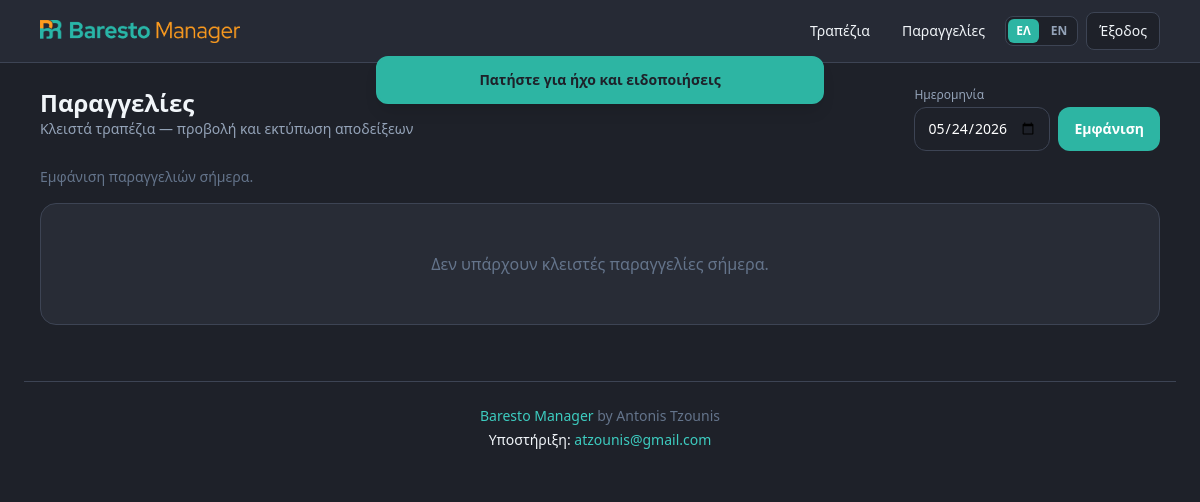
Before: /orders/ (signed in) with the older database file.
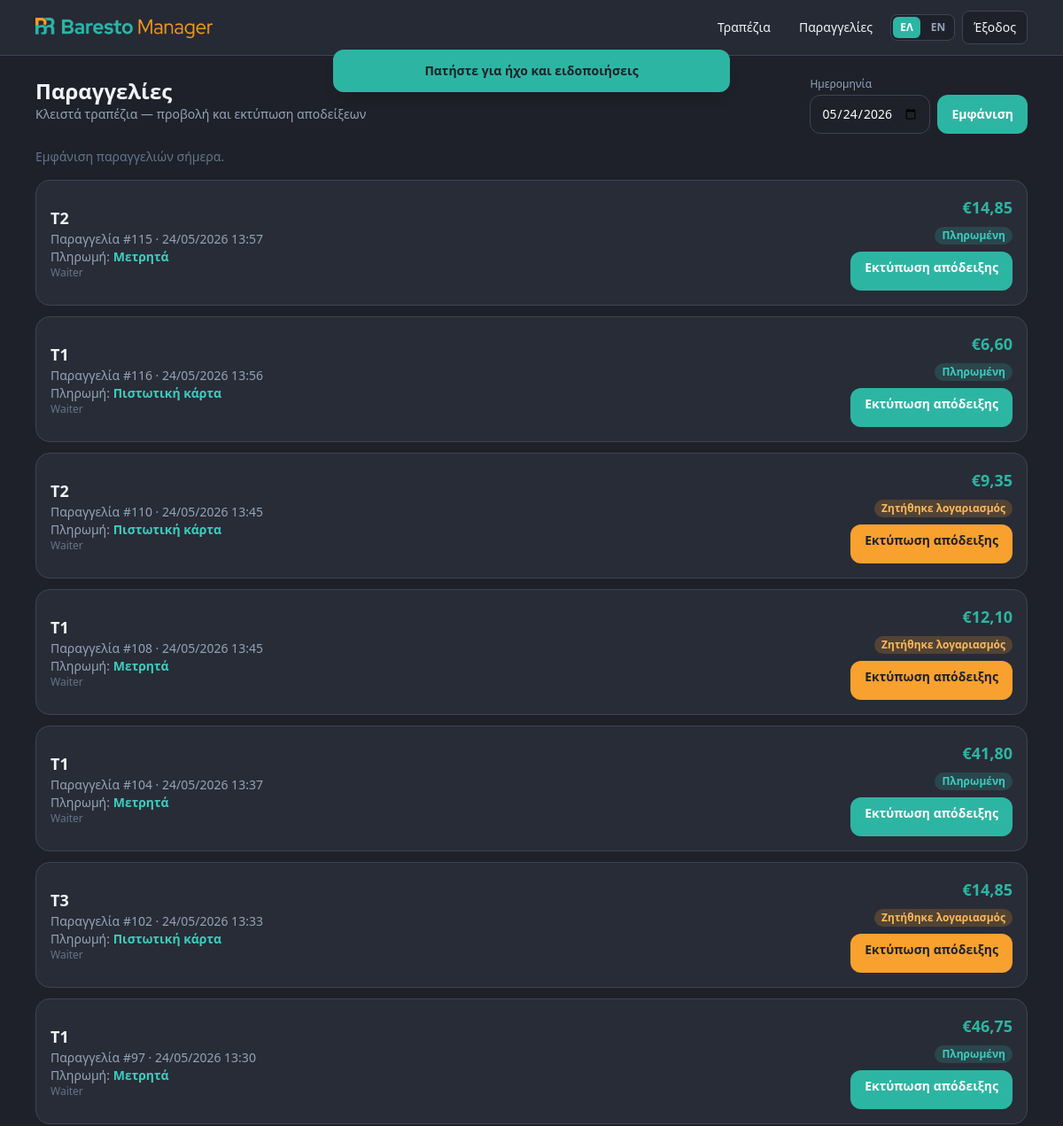
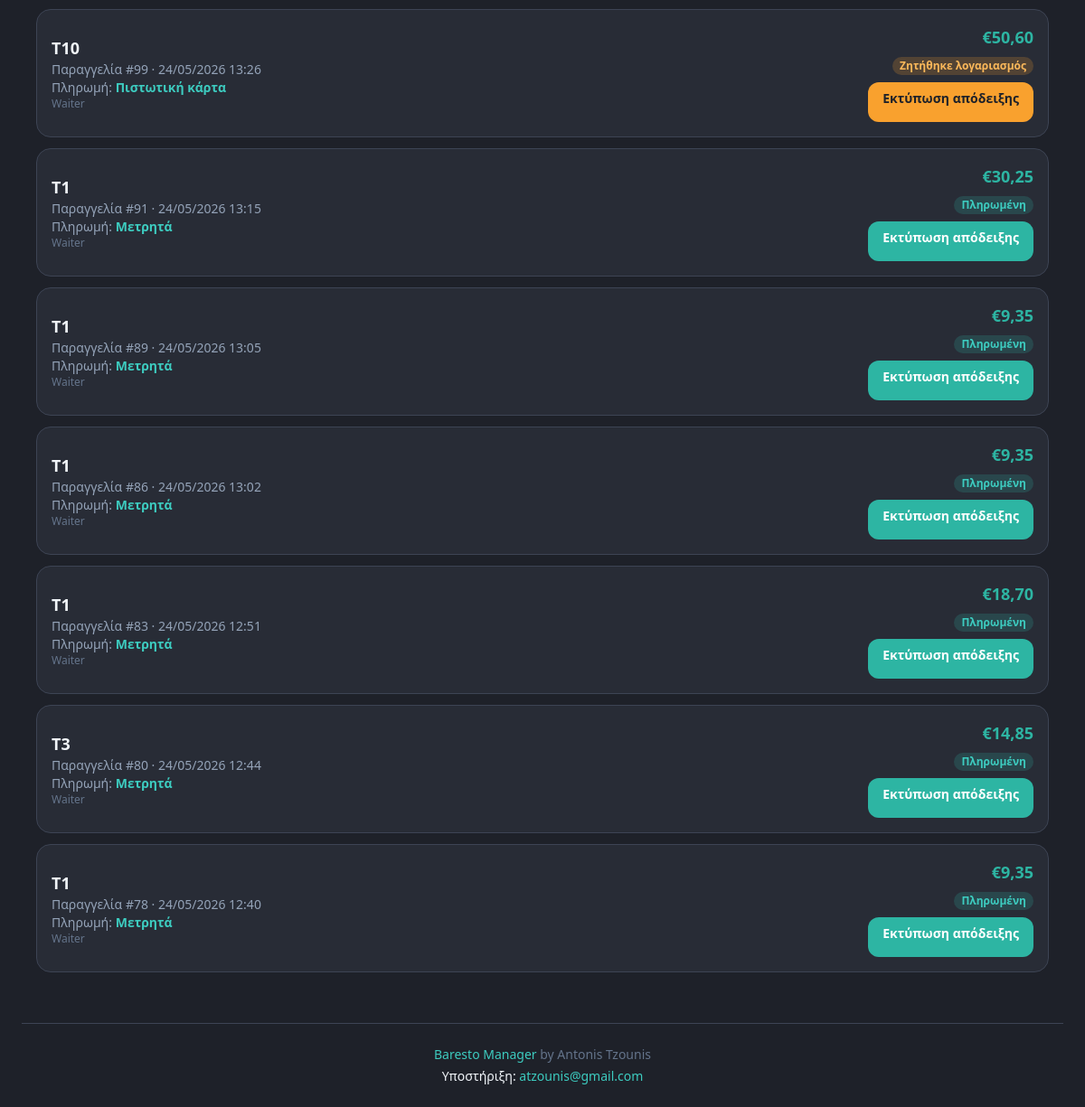
After: the same page with the newer database file (2 pictures, top to bottom).
### apps/orders/models.py (models this page shows, shortened)
class Order(TimeStampedModel):
    STATUS_CHOICES = [
        ("open", _("Open")),
        ("confirmed", _("Confirmed")),
        ("preparing", _("Preparing")),
        ("partially_ready", _("Partially Ready")),
        ("ready", _("Ready")),
        ("served", _("Served")),
        ("bill_requested", _("Bill Requested")),
        ("paid", _("Paid")),
        ("cancelled", _("Cancelled")),
    ]
    session = models.ForeignKey(
        "restaurants.TableSession",
        on_delete=models.CASCADE,
        related_name="orders",
    )
    waiter = models.ForeignKey(
        "accounts.EmployeeProfile",
        on_delete=models.SET_NULL,
        null=True,
        related_name="orders",
    )
    status = models.CharField(max_length=20, choices=STATUS_CHOICES, default="open")
    notes = models.TextField(blank=True)
    is_priority = models.BooleanField(default=False)
    is_deleted = models.BooleanField(default=False)
    closed_at = models.DateTimeField(null=True, blank=True)
    archived_at = models.DateTimeField(null=True, blank=True)
    objects = SoftDeleteManager()
    all_objects = models.Manager()
    class Meta:
        ordering = ["-created_at"]

class Bill(TimeStampedModel):
    PAYMENT_METHODS = [
        ("cash", _("Cash")),
        ("card", _("Credit card")),
        ("split", _("Split")),
    ]
    order = models.OneToOneField(Order, on_delete=models.CASCADE, related_name="bill")
    subtotal = models.DecimalField(max_digits=10, decimal_places=2, default=0)
    tax = models.DecimalField(max_digits=10, decimal_places=2, default=0)
    discount = models.DecimalField(max_digits=10, decimal_places=2, default=0)
    total = models.DecimalField(max_digits=10, decimal_places=2, default=0)
    payment_method = models.CharField(max_length=20, choices=PAYMENT_METHODS, default="cash")
    split_count = models.PositiveIntegerField(default=1)
    is_paid = models.BooleanField(default=False)
    paid_at = models.DateTimeField(null=True, blank=True)
    receipt_printed = models.BooleanField(default=False)

### apps/restaurants/models.py (models this page shows, shortened)
class TableSession(TimeStampedModel):
    table = models.ForeignKey(Table, on_delete=models.CASCADE, related_name="sessions")
    opened_at = models.DateTimeField(auto_now_add=True)
    closed_at = models.DateTimeField(null=True, blank=True)
    cover_count = models.PositiveIntegerField(default=2)
    is_active = models.BooleanField(default=True)

class Table(models.Model):
    STATUS_CHOICES = [
        ("free", _("Free")),
        ("occupied", _("Occupied")),
        ("reserved", _("Reserved")),
        ("cleaning", _("Cleaning")),
    ]
    floor = models.ForeignKey(Floor, on_delete=models.CASCADE, related_name="tables")
    number = models.PositiveIntegerField()
    label = models.CharField(max_length=50, blank=True)
    capacity = models.PositiveIntegerField(default=4)
    qr_token = models.UUIDField(default=uuid.uuid4, unique=True, editable=False)
    qr_code = models.ImageField(upload_to="qr_codes/", blank=True)
    status = models.CharField(max_length=20, choices=STATUS_CHOICES, default="free")
    plan_x = models.FloatField(
        null=True,
        blank=True,
        help_text="Horizontal position on floor plan (0–100%).",
    )
    plan_y = models.FloatField(
        null=True,
        blank=True,
        help_text="Vertical position on floor plan (0–100%).",
    )
    plan_w = models.FloatField(default=12, help_text="Width on floor plan (0–100%).")
    plan_h = models.FloatField(default=14, help_text="Height on floor plan (0–100%).")
    assigned_to = models.ForeignKey(
        "accounts.EmployeeProfile",
        on_delete=models.SET_NULL,
        null=True,
        blank=True,
        related_name="assigned_tables",
    )
    class Meta:
        unique_together = [("floor", "number")]
        ordering = ["floor", "number"]
    def __str__(self):
        return self.label or f"Table {self.number}"

### apps/accounts/models.py (models this page shows, shortened)
class EmployeeProfile(TimeStampedModel):
    ROLE_CHOICES = [
        ("admin", "Admin"),
        ("manager", "Manager"),
        ("waiter", "Waiter"),
        ("cashier", "Cashier"),
        ("kitchen", "Kitchen"),
    ]
    user = models.OneToOneField(
        settings.AUTH_USER_MODEL,
        on_delete=models.CASCADE,
        related_name="employee_profile",
    )
    restaurant = models.ForeignKey(
        "restaurants.Restaurant",
        on_delete=models.CASCADE,
        related_name="staff",
    )
    branch = models.ForeignKey(
        "restaurants.Branch",
        on_delete=models.SET_NULL,
        null=True,
        blank=True,
        related_name="staff",
    )
    role = models.CharField(max_length=20, choices=ROLE_CHOICES, default="waiter")
    pin = models.CharField(max_length=6, blank=True)
    avatar = models.ImageField(upload_to="staff/avatars/", blank=True)
    is_active_shift = models.BooleanField(default=False)

### apps/orders/views.py (the view)
# urls.py: path("orders/", views.OrderHistoryListView.as_view(), name="order_history"),
class OrderHistoryListView(RestaurantScopedMixin, RolePermissionMixin, ListView):
    required_permission = "print_receipt"
    template_name = "orders/history.html"
    context_object_name = "orders"
    paginate_by = 30
    def get_queryset(self):
        branch = self.get_branch()
        if not branch:
            return Order.objects.none()
        selected, today, _error = _parse_order_history_date(self.request, branch)
        self._selected_date = selected
        self._today = today
        qs = _orders_with_receipts_queryset(branch)
        return _filter_orders_by_closed_date(qs, selected, _branch_timezone(branch))
    def get_context_data(self, **kwargs):
        ctx = super().get_context_data(**kwargs)
        branch = self.get_branch()
        if branch and not hasattr(self, "_selected_date"):
            selected, today, error = _parse_order_history_date(self.request, branch)
            self._selected_date = selected
            self._today = today
            self._date_filter_error = error
        elif branch:
            _, _, self._date_filter_error = _parse_order_history_date(self.request, branch)
        else:
            self._selected_date = timezone.localdate()
            self._today = self._selected_date
            self._date_filter_error = None
        ctx["selected_date"] = self._selected_date
        ctx["selected_date_iso"] = self._selected_date.isoformat()
        ctx["today_date_iso"] = self._today.isoformat()
        ctx["is_today"] = self._selected_date == self._today
        ctx["date_filter_error"] = getattr(self, "_date_filter_error", None)
        return ctx

### templates/orders/history.html (shortened to what this page needs)
{% extends "base.html" %}
{% load i18n %}
{% block content %}
<div class="space-y-4">
  <div class="flex flex-wrap items-start justify-between gap-4">
    <div>
      <h1 class="text-2xl font-bold">{% trans "Orders" %}</h1>
      <p class="text-sm text-slate-400">{% trans "Closed tables — view and print receipts" %}</p>
    </div>
    <form method="get" class="flex flex-wrap items-end gap-2">
      <div>
        <label for="order-history-date" class="mb-1 block text-xs font-medium text-slate-400">{% trans "Date" %}</label>
        <input id="order-history-date" type="date" name="date" value="{{ selected_date_iso }}" max="{{ today_date_iso }}"
          class="min-h-11 rounded-xl border border-kitchen-border bg-kitchen px-3 py-2 text-sm text-white">
      </div>
      <button type="submit" class="btn-secondary min-h-11 rounded-xl px-4 py-2 text-sm font-semibold">
        {% trans "Show" %}
      </button>
    </form>
  </div>
  {% if is_today %}
  <p class="text-sm text-slate-500">{% trans "Showing today's orders." %}</p>
  {% else %}
  <p class="text-sm text-slate-500">
    {% blocktrans with day=selected_date|date:"d/m/Y" %}Showing orders for {{ day }}.{% endblocktrans %}
  </p>
  {% endif %}
  <div class="space-y-3">
    {% for order in orders %}
    <article class="card flex flex-wrap items-center justify-between gap-3 p-4">
      <div class="min-w-0 flex-1">
        <p class="text-lg font-bold">{{ order.session.table }}</p>
        <p class="text-sm text-slate-400">
          {% trans "Order" %} #{{ order.pk }}
          · {% if order.session.closed_at %}{{ order.session.closed_at|date:"d/m/Y H:i" }}{% else %}{{ order.updated_at|date:"d/m/Y H:i" }}{% endif %}
        </p>
        {% if order.bill %}
        <p class="text-sm text-slate-400">
          {% trans "Payment" %}:
          <strong class="font-bold text-order-light">{{ order.bill.get_payment_method_display }}</strong>
        </p>
        {% endif %}
        {% if order.waiter %}
        <p class="text-xs text-slate-500">{{ order.waiter.user.get_full_name|default:order.waiter.user.username }}</p>
        {% endif %}
      </div>
      <div class="flex shrink-0 flex-col items-end gap-2">
        <p class="text-lg font-bold text-price">€{{ order.bill.total }}</p>
        <span class="rounded-full px-2 py-0.5 text-xs font-semibold
          {% if order.status == 'paid' %}bg-order/20 text-order-light{% else %}bg-new-order/20 text-new-order-light{% endif %}">
          {{ order.get_status_display }}
        </span>
        {% if order.status == 'paid' %}
        <a href="{% url 'order_receipt_print' order.pk %}?from=history" target="_blank" rel="noopener"
          class="btn-secondary min-h-11 rounded-xl px-4 py-2 text-sm font-semibold">
          {% trans "Print receipt" %}
        </a>
        {% else %}
        <a href="{% url 'order_receipt' order.pk %}?from=history"
          class="btn-primary min-h-11 rounded-xl px-4 py-2 text-sm font-semibold">
          {% trans "Print receipt" %}
        </a>
        {% endif %}
      </div>
    </article>
    {% empty %}
    <p class="rounded-2xl border border-kitchen-border bg-kitchen-elevated px-4 py-12 text-center text-slate-500">
      {% if is_today %}
      {% trans "No closed orders today." %}
      {% else %}
      {% blocktrans with day=selected_date|date:"d/m/Y" %}No orders on {{ day }}.{% endblocktrans %}
      {% endif %}
    </p>
    {% endfor %}
  </div>
</div>
{% endblock %}

### templates/base.html (shortened to what this page needs)
{% load i18n static %}
<!DOCTYPE html>
<html lang="{{ LANGUAGE_CODE }}" class="h-full">
<head>
  <script src="https://cdn.tailwindcss.com"></script>
  <link rel="stylesheet" href="{% static 'css/baresto.css' %}?v=3">
</head>
<body class="min-h-full bg-kitchen text-slate-100{% if staff_profile and staff_profile.role == 'waiter' or staff_profile and staff_profile.role == 'cashier' %} waiter-mobile{% endif %}" x-data="{ offline: !navigator.onLine }" @online.window="offline=false" @offline.window="offline=true">
  {% if user.is_authenticated and staff_profile %}
  <nav class="sticky top-0 z-40 border-b border-kitchen-border bg-kitchen-elevated/95 backdrop-blur"
    x-data="{ navOpen: false }"
    @keydown.escape.window="navOpen = false">
    <div class="mx-auto flex max-w-6xl items-center justify-between gap-3 px-4 py-2 md:py-3">
      <div class="min-w-0 shrink [&_img]:h-8 [&_img]:max-w-[9.5rem] md:[&_img]:h-9 md:[&_img]:max-w-[200px]">
        {% include "includes/brand_logo_horizontal.html" %}
      </div>
      <div class="hidden items-center gap-2 text-sm md:flex">
        {% include "includes/staff_nav_links.html" with link_class="desktop" %}
        {% include "includes/language_switcher.html" %}
        <form method="post" action="{% url 'logout' %}">{% csrf_token %}
          <button type="submit" class="rounded-lg border border-kitchen-border bg-kitchen px-3 py-2 hover:bg-kitchen-border/40">{% trans "Logout" %}</button>
        </form>
      </div>
    </div>
  </nav>
  {% else %}
  <div class="absolute right-4 top-4 z-50">
    {% include "includes/language_switcher.html" %}
  </div>
  {% endif %}
  <main class="mx-auto max-w-6xl px-4 py-4 md:py-6">
    {% block content %}{% endblock %}
  </main>
  <footer class="mx-auto mt-8 max-w-6xl border-t border-kitchen-border px-4 py-6 text-center text-sm">
    {% include "includes/site_credits.html" %}
  </footer>
</body>
</html>

### templates/includes/brand_logo_horizontal.html
{% load static i18n %}
<a href="{% if staff_nav.tables %}{% url 'tables' %}{% else %}{% url 'home' %}{% endif %}" class="flex shrink-0 items-center gap-3">
  <img
    src="{% static 'brand/baresto-horizontal.png' %}"
    alt="{% trans 'Baresto Manager' %}"
    class="h-9 w-auto max-w-[200px] object-contain object-left"
    width="200"
    height="36"
  >
</a>

### templates/includes/staff_nav_links.html (shortened to what this page needs)
{% load i18n %}
{% if link_class == "mobile" %}
  {% if staff_nav.tables %}
  <a href="{% url 'tables' %}" class="nav-link-mobile" @click="navOpen = false">{% trans "Tables" %}</a>
  {% endif %}
  {% if staff_nav.orders %}
  <a href="{% url 'order_history' %}" class="nav-link-mobile" @click="navOpen = false">{% trans "Orders" %}</a>
  {% endif %}
  {% if staff_nav.kitchen %}
  <a href="{% url 'kitchen' %}" class="nav-link-mobile" @click="navOpen = false">{% trans "Kitchen" %}</a>
  {% endif %}
  {% if staff_nav.menu %}
  <a href="{% url 'menu_manage' %}" class="nav-link-mobile" @click="navOpen = false">{% trans "Menu" %}</a>
  {% endif %}
  {% if staff_nav.guest_menu %}
  <a href="{% url 'guest_menu_hub' %}" class="nav-link-mobile" @click="navOpen = false">{% trans "Guest menu" %}</a>
  {% endif %}
  {% if staff_nav.company %}
  <a href="{% url 'company_details' %}" class="nav-link-mobile" @click="navOpen = false">{% trans "Company" %}</a>
  {% endif %}
  {% if staff_nav.users %}
  <a href="{% url 'staff_user_list' %}" class="nav-link-mobile" @click="navOpen = false">{% trans "Users" %}</a>
  {% endif %}
  {% if staff_nav.reports %}
  <a href="{% url 'reports' %}" class="nav-link-mobile" @click="navOpen = false">{% trans "Reports" %}</a>
  {% endif %}
{% else %}
  {% if staff_nav.tables %}
  <a href="{% url 'tables' %}" class="nav-link">{% trans "Tables" %}</a>
  {% endif %}
  {% if staff_nav.orders %}
  <a href="{% url 'order_history' %}" class="nav-link">{% trans "Orders" %}</a>
  {% endif %}
{% endif %}

### templates/includes/language_switcher.html (shortened to what this page needs)
{% load i18n %}
<form action="{% url 'set_language' %}" method="post" class="lang-switcher inline-flex items-center gap-1 rounded-lg border border-kitchen-border bg-kitchen p-0.5">
  <button type="submit" name="language" value="el"
    class="lang-switcher__btn rounded-md px-2 py-1 text-xs font-semibold {% if LANGUAGE_CODE == 'el' %}bg-order text-white{% else %}text-slate-400 hover:text-white{% endif %}">
    ΕΛ
  </button>
  <button type="submit" name="language" value="en"
    class="lang-switcher__btn rounded-md px-2 py-1 text-xs font-semibold {% if LANGUAGE_CODE == 'en' %}bg-order text-white{% else %}text-slate-400 hover:text-white{% endif %}">
    EN
  </button>
</form>

### templates/includes/site_credits.html
{% load i18n %}
<p class="text-slate-500">
  <a href="https://barestomanager.eu" target="_blank" rel="noopener noreferrer" class="text-order-light hover:text-order hover:underline">Baresto Manager</a>
  by Antonis Tzounis
</p>
<p class="mt-1">
  {% trans "Support" %}:
  <a href="mailto:atzounis@gmail.com" class="text-order-light hover:text-order hover:underline">atzounis@gmail.com</a>
</p>

Changed rows visible on the page:
added Order: session.table "T2", pk "115", session.closed_at "24/05/2026 13:57", bill.payment_method "Μετρητά", waiter.user.get_full_name "Waiter", bill.total "14,85", status "Πληρωμένη"
added Order: session.table "T1", pk "116", session.closed_at "24/05/2026 13:56", bill.payment_method "Πιστωτική κάρτα", waiter.user.get_full_name "Waiter", bill.total "6,60", status "Πληρωμένη"
added Order: session.table "T2", pk "110", session.closed_at "24/05/2026 13:45", bill.payment_method "Πιστωτική κάρτα", waiter.user.get_full_name "Waiter", bill.total "9,35", status "Ζητήθηκε λογαριασμός"
added Order: session.table "T1", pk "108", session.closed_at "24/05/2026 13:45", bill.payment_method "Μετρητά", waiter.user.get_full_name "Waiter", bill.total "12,10", status "Ζητήθηκε λογαριασμός"
added Order: session.table "T1", pk "104", session.closed_at "24/05/2026 13:37", bill.payment_method "Μετρητά", waiter.user.get_full_name "Waiter", bill.total "41,80", status "Πληρωμένη"
added Order: session.table "T3", pk "102", session.closed_at "24/05/2026 13:33", bill.payment_method "Πιστωτική κάρτα", waiter.user.get_full_name "Waiter", bill.total "14,85", status "Ζητήθηκε λογαριασμός"
added Order: session.table "T1", pk "97", session.closed_at "24/05/2026 13:30", bill.payment_method "Μετρητά", waiter.user.get_full_name "Waiter", bill.total "46,75", status "Πληρωμένη"
added Order: session.table "T10", pk "99", session.closed_at "24/05/2026 13:26", bill.payment_method "Πιστωτική κάρτα", waiter.user.get_full_name "Waiter", bill.total "50,60", status "Ζητήθηκε λογαριασμός"
added Order: session.table "T1", pk "91", session.closed_at "24/05/2026 13:15", bill.payment_method "Μετρητά", waiter.user.get_full_name "Waiter", bill.total "30,25", status "Πληρωμένη"
added Order: session.table "T1", pk "89", session.closed_at "24/05/2026 13:05", bill.payment_method "Μετρητά", waiter.user.get_full_name "Waiter", bill.total "9,35", status "Πληρωμένη"
added Order: session.table "T1", pk "86", session.closed_at "24/05/2026 13:02", bill.payment_method "Μετρητά", waiter.user.get_full_name "Waiter", bill.total "9,35", status "Πληρωμένη"
added Order: session.table "T1", pk "83", session.closed_at "24/05/2026 12:51", bill.payment_method "Μετρητά", waiter.user.get_full_name "Waiter", bill.total "18,70", status "Πληρωμένη"
added Order: session.table "T3", pk "80", session.closed_at "24/05/2026 12:44", bill.payment_method "Μετρητά", waiter.user.get_full_name "Waiter", bill.total "14,85", status "Πληρωμένη"
now on this page (row edited): Order: session.table "T1", pk "78", session.closed_at "24/05/2026 12:40", bill.payment_method "Μετρητά", waiter.user.get_full_name "Waiter", bill.total "9,35", status "Πληρωμένη"
Other visible differences:
text no longer shown: "Δεν υπάρχουν κλειστές παραγγελίες σήμερα."
